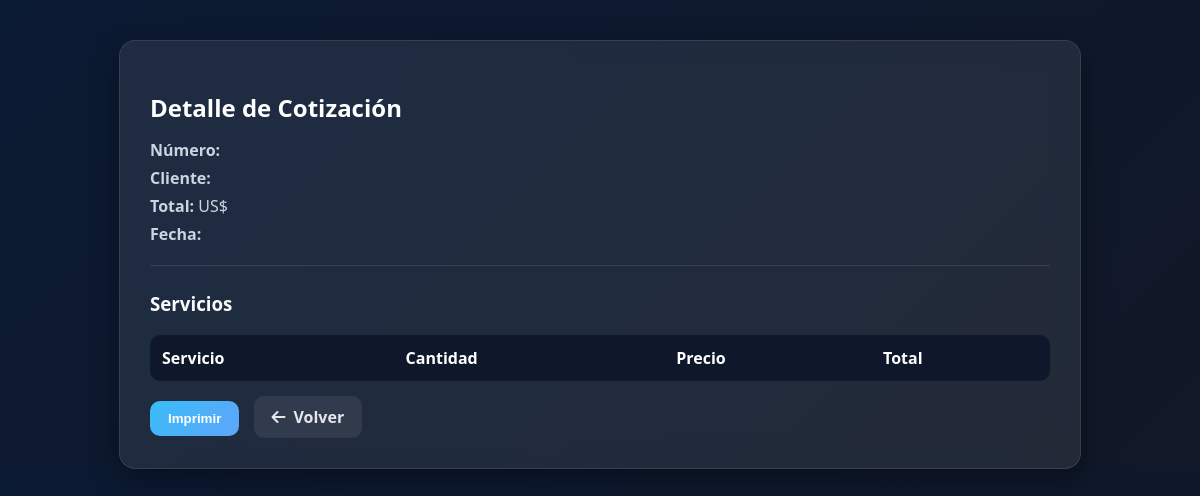
The app's page /detalle/15, older data.
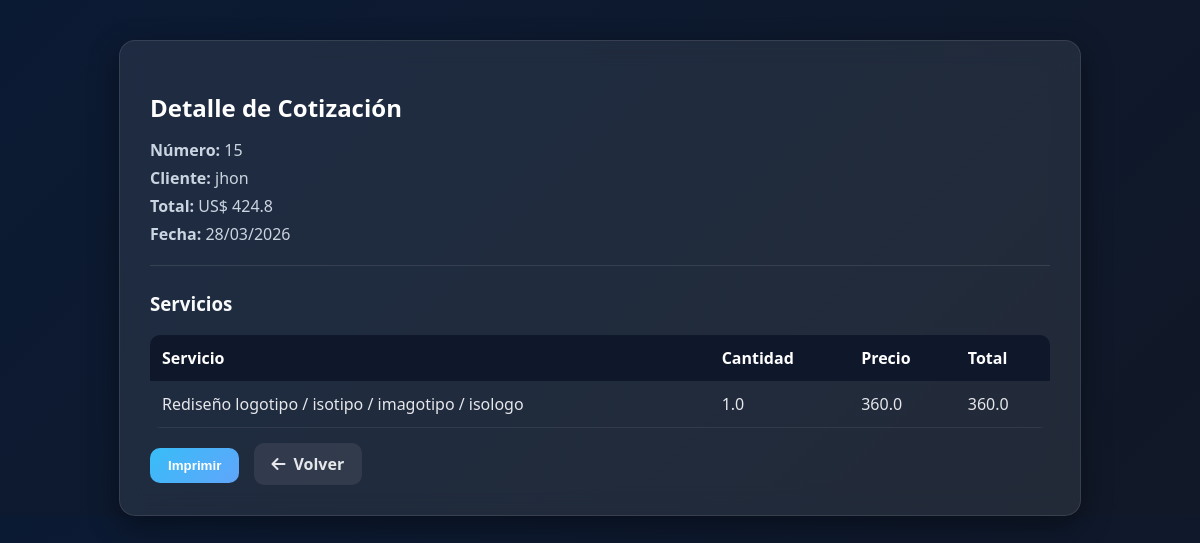
The same page, newer data.
### tables this page shows
CREATE TABLE cotizaciones (
        id INTEGER PRIMARY KEY AUTOINCREMENT,
        codigo TEXT,
        cliente TEXT,
        rnc TEXT,
        telefono TEXT,
        correo TEXT,
        fecha TEXT,
        subtotal REAL,
        itbis REAL,
        total REAL,
        estado TEXT
    );

CREATE TABLE cotizacion_items (
        id INTEGER PRIMARY KEY AUTOINCREMENT,
        cotizacion_id INTEGER,
        descripcion TEXT,
        cantidad REAL,
        precio REAL,
        total REAL
    );

### app.py (the view)
@app.route("/detalle/<int:id>")
def detalle(id):
    conn = sqlite3.connect("database.db")
    conn.row_factory = sqlite3.Row
    cursor = conn.cursor()
    cursor.execute(
        "SELECT * FROM cotizaciones WHERE id=?",
        (id,)
    )
    cotizacion = cursor.fetchone()
    cursor.execute("SELECT * FROM cotizacion_items WHERE cotizacion_id=?",
    (id,)
    )
    servicios = cursor.fetchall()
    conn.close()
    return render_template(
        "detalle.html",
        cotizacion=cotizacion,
        servicios= servicios
    )

### app.py (called while the page is built)
@app.context_processor
def inject_user():
    return dict(usuario=session.get("usuario"))

### templates/detalle.html (shortened to what this page needs)
<!DOCTYPE html>
<html lang="es">
<head>
    <link rel="stylesheet" href="https://cdnjs.cloudflare.com/ajax/libs/font-awesome/6.5.0/css/all.min.css">
</head>
<body>
<div class="contenido">
    <div class="card">
        <h2>Detalle de Cotización</h2>
        <div class="info">
            <p><strong>Número:</strong> {{ cotizacion.id }}</p>
            <p><strong>Cliente:</strong> {{ cotizacion.cliente }}</p>
            <p><strong>Total:</strong> US$ {{ cotizacion.total }}</p>
            <p><strong>Fecha:</strong> {{ cotizacion.fecha }}</p>
        </div>
        <hr>
        <h3>Servicios</h3>
        <table>
            <thead>
                <tr>
                    <th>Servicio</th>
                    <th>Cantidad</th>
                    <th>Precio</th>
                    <th>Total</th>
                </tr>
            </thead>
            <tbody>
                {% for s in servicios %}
                <tr>
                    <td>{{ s.descripcion }}</td>
                    <td>{{ s.cantidad }}</td>
                    <td>{{ s.precio }}</td>
                    <td>{{ s.total }}</td>
                </tr>
                {% endfor %}
            </tbody>
        </table>
        <button onclick="window.print()" class="btn-imprimir">
    Imprimir
</button>
<a href="{{ url_for('index') }}" class="btn-volver">
    <i class="fa fa-arrow-left"></i> Volver
</a>
    </div>
</div>
</body>
</html>

Row changes from the older to the newer data that the page shows:
added cotizaciones: id "15", cliente "jhon", total "424.8", fecha "28/03/2026"
added cotizacion_items: descripcion "Rediseño logotipo / isotipo / imagotipo / isologo", cantidad "1.0", precio "360.0", total "360.0"
